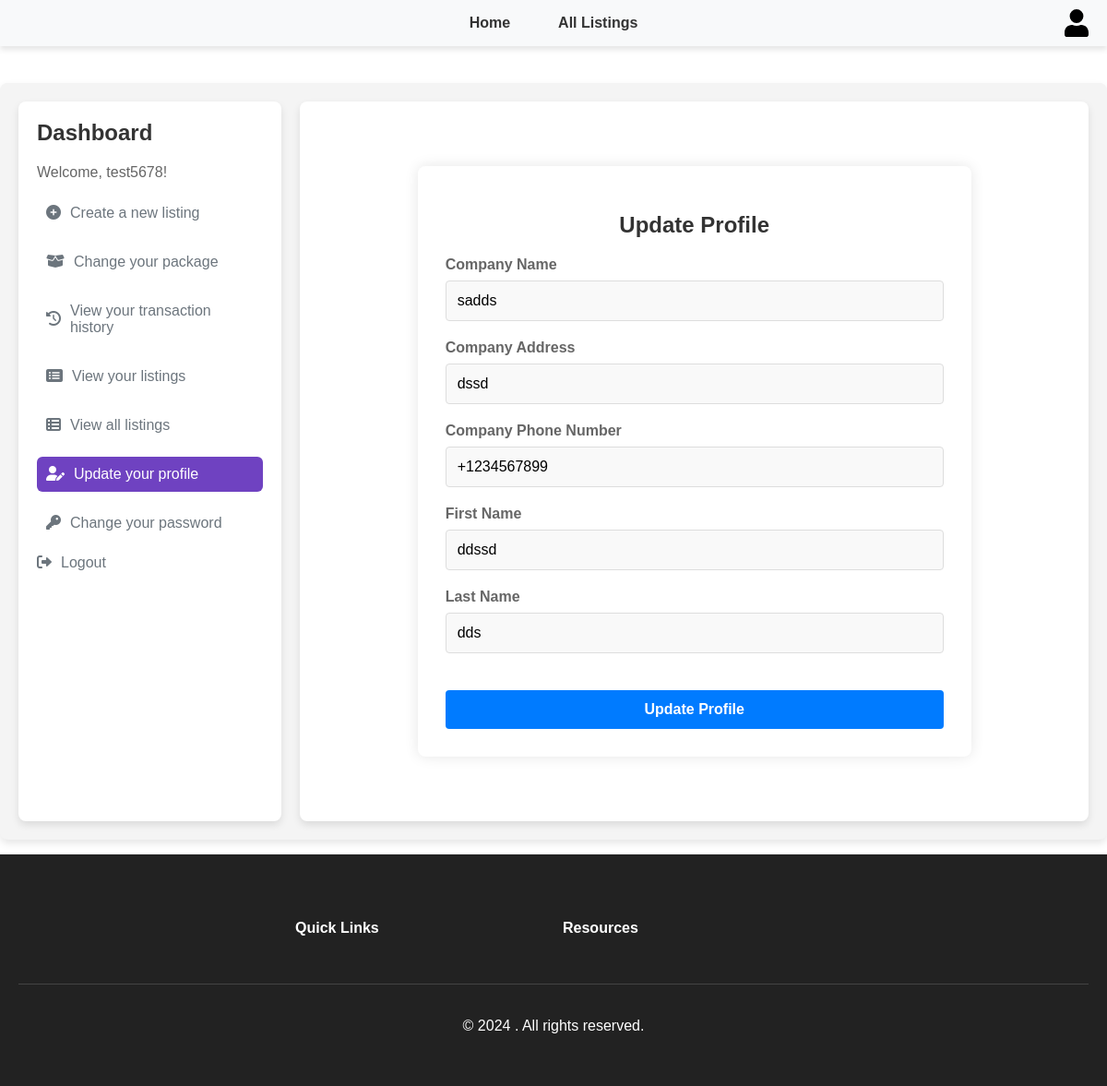
The app's page /update-profile/ (signed in) with its own data.
### myapp/models.py (models this page shows, shortened)
class Seller(models.Model):
    user = models.OneToOneField(User, on_delete=models.CASCADE)
    company_name = models.CharField(max_length=255, unique=True)
    company_address = models.TextField()
    company_phone_number = models.CharField(max_length=20)
    first_name = models.CharField(max_length=255)
    last_name = models.CharField(max_length=255)
    package = models.ForeignKey(Package, on_delete=models.SET_NULL, null=True, blank=True)
    normal_post_count = models.IntegerField(default=0)
    featured_post_count = models.IntegerField(default=0)
    membership_expiry = models.DateTimeField(null=True, blank=True)
    is_approved = models.BooleanField(default=False)
    individual_normal_posts = models.IntegerField(default=0)
    individual_featured_posts = models.IntegerField(default=0)
    new_package = models.ForeignKey(Package, related_name='new_package_set', null=True, blank=True, on_delete=models.SET_NULL)
    is_auto_renew = models.BooleanField(default=False)
    canceled_at = models.DateTimeField(null=True, blank=True)
    stripe_customer_id = models.CharField(max_length=255, null=True, blank=True)
    stripe_payment_method_id = models.CharField(max_length=255, null=True, blank=True)

### myapp/views.py (the view)
# urls.py: path('update-profile/', update_profile, name='update_profile'),
@login_required
def update_profile(request):
    if request.method == 'POST':
        form = UserProfileForm(request.POST, instance=request.user.seller)
        if form.is_valid():
            if form.has_changed():
                form.save()
                if request.headers.get('x-requested-with') == 'XMLHttpRequest':
                    return JsonResponse({'success': True, 'message': 'Profile updated successfully.'})
                else:
                    messages.success(request, 'Profile updated successfully')
                    return render(request, 'update_profile.html', {'form': form, 'show_modal': True})
            else:
                if request.headers.get('x-requested-with') == 'XMLHttpRequest':
                    return JsonResponse({'success': False, 'message': 'No changes detected.'})
                else:
                    messages.info(request, 'No changes detected.')
        else:
            if request.headers.get('x-requested-with') == 'XMLHttpRequest':
                errors = {field: error[0] for field, error in form.errors.items()}
                return JsonResponse({'success': False, 'errors': errors})
    else:
        form = UserProfileForm(instance=request.user.seller)
    return render(request, 'update_profile.html', {'form': form})

### myapp/forms.py
class UserProfileForm(forms.ModelForm):
    company_address = forms.CharField(widget=forms.TextInput(attrs={'placeholder': 'Company Address'}))
    class Meta:
        model = Seller
        fields = ['company_name', 'company_address', 'company_phone_number', 'first_name', 'last_name']
        widgets = {
            'company_phone_number': forms.TextInput(attrs={
                'placeholder': 'Phone number in format +9999999999'
            })
        }

### myapp/context_processors.py (called while the page is built)
def site_settings(request):
    try:
        settings = SiteSettings.objects.first()
    except SiteSettings.DoesNotExist:
        settings = None
    return {'site_settings': settings}

### templates/update_profile.html (shortened to what this page needs)
{% extends "base.html" %}
{% load static %}
{% block extra_head %}
<link rel="stylesheet" type="text/css" href="{% static 'profile/styles.css' %}">
{% endblock %}
{% block content %}
<div class="profile-update-container">
    <h2>Update Profile</h2>
    <form method="post" class="profile-update-form" id="profile-update-form">
        <div class="profile-update-form-group">
            <label for="id_company_name">Company Name</label>
            {{ form.company_name }}
        </div>
        <div class="profile-update-form-group">
            <label for="id_company_address">Company Address</label>
            {{ form.company_address }}
        </div>
        <div class="profile-update-form-group">
            <label for="id_company_phone_number">Company Phone Number</label>
            {{ form.company_phone_number }}
        </div>
        <div class="profile-update-form-group">
            <label for="id_first_name">First Name</label>
            {{ form.first_name }}
        </div>
        <div class="profile-update-form-group">
            <label for="id_last_name">Last Name</label>
            {{ form.last_name }}
        </div>
        <button type="button" class="profile-update-btn" id="update-profile-btn">Update Profile</button>
    </form>
</div>
{% endblock %}

### templates/base.html (shortened to what this page needs)
<!DOCTYPE html>
<html>
<head>
    {% load static %}
    <link rel="stylesheet" type="text/css" href="{% static 'styles.css' %}">
    <link rel="stylesheet" type="text/css" href="{% static 'sidebar.css' %}">
    <link rel="stylesheet" type="text/css" href="{% static 'footer.css' %}">
    <link rel="stylesheet" href="https://cdnjs.cloudflare.com/ajax/libs/font-awesome/6.0.0-beta3/css/all.min.css">
    {% block extra_head %}{% endblock %}
</head>
<body id="home-page">
    <header>
        <div class="navbar">
            <div class="logo">
            </div>
            <nav class="menu">
                <ul>
                    <li><a href="{% url 'home' %}">Home</a></li>
                    <li><a href="{% url 'all_listings' %}">All Listings</a></li>
                </ul>
            </nav>
            <div class="account-icon">
                <img
                    alt="Account Icon" id="account-icon">
            </div>
        </div>
    </header>
    <div class="{% if user.is_authenticated and request.resolver_match.url_name in 'create_listing,buy_package_listing,transaction_history,seller_listings,all_listings,update_profile,dashboard,change_password' %}container with-sidebar{% endif %}">
        {% if user.is_authenticated and request.resolver_match.url_name in 'create_listing,buy_package_listing,transaction_history,seller_listings,all_listings,update_profile,dashboard,change_password'%}
        <aside class="sidebar">
            <h2>Dashboard</h2>
            <p>Welcome, {{ request.user.username }}!</p>
            <ul class="dashboard-menu">
                <li><a href="{% url 'create_listing' %}" class="{% if request.resolver_match.url_name == 'create_listing' %}active{% endif %}"><span class="icon"><i class="fas fa-plus-circle"></i></span>Create a new listing</a></li>
                <li><a href="{% url 'buy_package_listing' %}" class="{% if request.resolver_match.url_name == 'buy_package_listing' %}active{% endif %}"><span class="icon"><i class="fas fa-box-open"></i></span>Change your package</a></li>
                <li><a href="{% url 'transaction_history' %}" class=""><span class="icon"><i class="fas fa-history"></i></span>View your transaction history</a></li>
                <li><a href="{% url 'seller_listings' %}" class="{% if request.resolver_match.url_name == 'seller_listings' %}active{% endif %}"><span class="icon"><i class="fas fa-list-alt"></i></span>View your listings</a></li>
                <li><a href="{% url 'all_listings' %}" class="{% if request.resolver_match.url_name == 'all_listings' %}active{% endif %}"><span class="icon"><i class="fas fa-th-list"></i></span>View all listings</a></li>
                <li><a href="{% url 'update_profile' %}" class="{% if request.resolver_match.url_name == 'update_profile' %}active{% endif %}"><span class="icon"><i class="fas fa-user-edit"></i></span>Update your profile</a></li>
                <li><a href="{% url 'change_password' %}" class="{% if request.resolver_match.url_name == 'change_password' %}active{% endif %}"><span class="icon"><i class="fas fa-key"></i></span>Change your password</a></li>
                <li>
                    <form method="POST" action="{% url 'logout' %}">
                        <button type="submit"><span class="icon"><i class="fas fa-sign-out-alt"></i></span>Logout</button>
                    </form>
                </li>
            </ul>
        </aside>
        {% endif %}
        <main class="{% if user.is_authenticated and request.resolver_match.url_name in 'create_listing,buy_package_listing,transaction_history,seller_listings,all_listings,update_profile,dashboard,change_password' %} with-sidebar-content{% endif %}">
            {% block content %}
            {% endblock %}
        </main>
    </div>
    <footer class="site-footer">
        <div class="footer-content">
            <div class="footer-widget-column logo-text">
            </div>
            <div class="footer-widget-column">
                <h4>Quick Links</h4>
            </div>
            <div class="footer-widget-column">
                <h4>Resources</h4>
            </div>
            <div class="footer-widget-column">
            </div>
        </div>
        <div class="footer-bottom">
            <p>&copy; 2024 {{ site_settings.site_title }}. All rights reserved.</p>
        </div>
    </footer>
</body>
</html>

### static/styles.css (style rules this page uses)
body { font-family: Arial, sans-serif; margin: 0; padding: 0; padding-top: 90px; }
html, body { overflow-x: hidden; width: 100%; height: 100%; margin: 0; display: flex; flex-direction: column; }
#home-page header { background-color: #f8f9fa; box-shadow: 0 4px 6px rgba(0, 0, 0, 0.1); padding: 10px 0; width: 100%; position: fixed; top: 0; left: 0; z-index: 1000; }
#home-page .navbar { max-width: 1200px; margin: 0 auto; display: flex; justify-content: space-between; align-items: center; padding: 0 20px; }
#home-page .logo { flex: 1; text-align: center; }
#home-page .menu { flex: 2; display: flex; justify-content: center; align-items: center; }
#home-page .menu ul { list-style: none; margin: 0; padding: 0; display: flex; gap: 20px; }
#home-page .menu ul li { display: inline; }
#home-page .menu ul li a { text-decoration: none; color: #333; font-weight: bold; padding: 8px 16px; transition: background-color 0.3s ease; }
#home-page .account-icon { flex: 1; position: relative; display: flex; justify-content: flex-end; align-items: center; }
#home-page .account-icon img { height: 30px; cursor: pointer; }
#home-page label { display: block; margin-top: 10px; font-weight: bold; }

### static/sidebar.css (style rules this page uses)
.container { display: flex; flex-wrap: nowrap; padding: 20px; box-sizing: border-box; background-color: #f4f4f4; border-radius: 8px; box-shadow: 0 4px 8px rgba(0, 0, 0, 0.1); margin-bottom: 16px; }
.with-sidebar .sidebar { width: 25%; background-color: #ffffff; box-shadow: 0 4px 8px rgba(0, 0, 0, 0.1); padding: 20px; box-sizing: border-box; border-radius: 8px; }
.with-sidebar .with-sidebar-content { width: 75%; padding: 20px; box-sizing: border-box; margin-left: 20px; border-radius: 8px; background-color: #ffffff; box-shadow: 0 4px 8px rgba(0, 0, 0, 0.1); }
.sidebar h2 { margin-top: 0; font-size: 1.5em; color: #333; }
.sidebar p { font-size: 1em; color: #666; }
.dashboard-menu { list-style-type: none; padding: 0; margin: 0; }
.dashboard-menu li { margin-bottom: 15px; }
.dashboard-menu a, .dashboard-menu button { display: flex; align-items: center; text-decoration: none; color: #6c757d; font-size: 1em; padding: 10px; border-radius: 6px; transition: background-color 0.3s, color 0.3s; }
.dashboard-menu .active { background-color: #6f42c1; color: #ffffff; }
.dashboard-menu a .icon, .dashboard-menu button .icon { margin-right: 10px; }
.dashboard-menu button { background: none; border: none; cursor: pointer; padding: 0; text-align: left; width: 100%; }

### static/footer.css (style rules this page uses)
.site-footer { background-color: #222; color: #fff; padding: 40px 20px; }
.footer-content { display: flex; flex-wrap: wrap; justify-content: space-between; align-items: flex-start; max-width: 1200px; margin: 0 auto; }
.footer-widget-column { flex: 1; max-width: 25%; box-sizing: border-box; padding: 10px; }
.logo-text { display: flex; flex-direction: column; align-items: flex-start; }
.footer-bottom { text-align: center; padding: 20px 0 0; border-top: 1px solid #444; margin-top: 20px; }

### static/profile/styles.css (style rules this page uses)
.profile-update-container { background: #fff; padding: 30px; margin: 50px auto; box-shadow: 0 0 15px rgba(0, 0, 0, 0.1); max-width: 600px; border-radius: 8px; box-sizing: border-box; }
.profile-update-container h2 { text-align: center; color: #333; margin-bottom: 20px; }
.profile-update-form .profile-update-form-group { margin-bottom: 20px; }
.profile-update-form label { display: block; margin-bottom: 8px; color: #666; font-weight: bold; }
.profile-update-form input[type="text"], .profile-update-form input[type="email"], .profile-update-form input[type="password"], .profile-update-form textarea, .profile-update-btn { width: 100%; padding: 12px; border: 1px solid #ddd; border-radius: 4px; background: #f9f9f9; font-size: 16px; box-sizing: border-box; }
.profile-update-btn { background: #007bff; color: #fff; border: none; cursor: pointer; font-size: 16px; font-weight: bold; text-align: center; box-sizing: border-box; margin-top: 20px; }

### records on screen
Seller: company_name "sadds", company_address "dssd", company_phone_number "+1234567899", first_name "ddssd", last_name "dds"

### other values on screen
{{ request.user.username }} "test5678"
